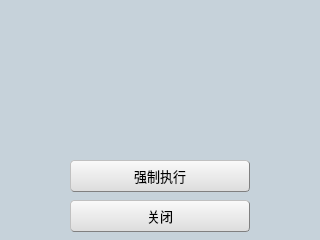
<?xml version="1.0" encoding="UTF-8"?>
<ui version="4.0">
 <class>AgainstWrongWidget</class>
 <widget class="QWidget" name="AgainstWrongWidget">
  <property name="geometry">
   <rect>
    <x>0</x>
    <y>0</y>
    <width>320</width>
    <height>240</height>
   </rect>
  </property>
  <property name="windowTitle">
   <string>操作报警</string>
  </property>
  <property name="styleSheet">
   <string notr="true">background-color: rgb(198, 210, 218);</string>
  </property>
  <layout class="QVBoxLayout" name="verticalLayout" stretch="1,0">
   <property name="spacing">
    <number>8</number>
   </property>
   <property name="leftMargin">
    <number>8</number>
   </property>
   <property name="topMargin">
    <number>8</number>
   </property>
   <property name="rightMargin">
    <number>8</number>
   </property>
   <property name="bottomMargin">
    <number>8</number>
   </property>
   <item>
    <widget class="QTextEdit" name="textEdit">
     <property name="font">
      <font>
       <family>微软雅黑</family>
       <pointsize>10</pointsize>
      </font>
     </property>
     <property name="frameShape">
      <enum>QFrame::NoFrame</enum>
     </property>
     <property name="frameShadow">
      <enum>QFrame::Sunken</enum>
     </property>
    </widget>
   </item>
   <item>
    <layout class="QHBoxLayout" name="horizontalLayout">
     <property name="spacing">
      <number>0</number>
     </property>
     <property name="topMargin">
      <number>0</number>
     </property>
     <property name="bottomMargin">
      <number>0</number>
     </property>
     <item>
      <spacer name="horizontalSpacer">
       <property name="orientation">
        <enum>Qt::Horizontal</enum>
       </property>
       <property name="sizeHint" stdset="0">
        <size>
         <width>40</width>
         <height>20</height>
        </size>
       </property>
      </spacer>
     </item>
     <item>
      <layout class="QVBoxLayout" name="verticalLayout_2">
       <property name="spacing">
        <number>8</number>
       </property>
       <item>
        <widget class="QPushButton" name="buttonForce">
         <property name="enabled">
          <bool>true</bool>
         </property>
         <property name="minimumSize">
          <size>
           <width>180</width>
           <height>32</height>
          </size>
         </property>
         <property name="maximumSize">
          <size>
           <width>180</width>
           <height>32</height>
          </size>
         </property>
         <property name="font">
          <font>
           <family>微软雅黑</family>
           <pointsize>10</pointsize>
          </font>
         </property>
         <property name="styleSheet">
          <string notr="true">QPushButton{
    background-color: rgb(240, 240, 240);
    border:1px groove gray;
    border-radius:4px;
    padding:1px 2px;
    border-style:outset;
}
QPushButton:hover{
    background-color: rgb(229, 241, 251);
    color:black
}
QPushButton:pressed{
    background-color: rgb(204, 228, 247);
    border-style:inset;
}
QPushButton{
    background-color: qlineargradient(spread:pad, x1:0, y1:1, x2:0, y2:0, stop:0 rgba(220, 220, 220, 255), stop:1 rgba(250, 250, 250, 255));
}</string>
         </property>
         <property name="text">
          <string>强制执行</string>
         </property>
        </widget>
       </item>
       <item>
        <widget class="QPushButton" name="buttonCancel">
         <property name="minimumSize">
          <size>
           <width>180</width>
           <height>32</height>
          </size>
         </property>
         <property name="maximumSize">
          <size>
           <width>180</width>
           <height>32</height>
          </size>
         </property>
         <property name="font">
          <font>
           <family>微软雅黑</family>
           <pointsize>10</pointsize>
          </font>
         </property>
         <property name="styleSheet">
          <string notr="true">QPushButton{
    background-color: rgb(240, 240, 240);
    border:1px groove gray;
    border-radius:4px;
    padding:1px 2px;
    border-style:outset;
}
QPushButton:hover{
    background-color: rgb(229, 241, 251);
    color:black
}
QPushButton:pressed{
    background-color: rgb(204, 228, 247);
    border-style:inset;
}
QPushButton{
    background-color: qlineargradient(spread:pad, x1:0, y1:1, x2:0, y2:0, stop:0 rgba(220, 220, 220, 255), stop:1 rgba(250, 250, 250, 255));
}</string>
         </property>
         <property name="text">
          <string>关闭</string>
         </property>
        </widget>
       </item>
      </layout>
     </item>
     <item>
      <spacer name="horizontalSpacer_2">
       <property name="orientation">
        <enum>Qt::Horizontal</enum>
       </property>
       <property name="sizeHint" stdset="0">
        <size>
         <width>40</width>
         <height>20</height>
        </size>
       </property>
      </spacer>
     </item>
    </layout>
   </item>
  </layout>
 </widget>
 <resources/>
 <connections/>
</ui>
